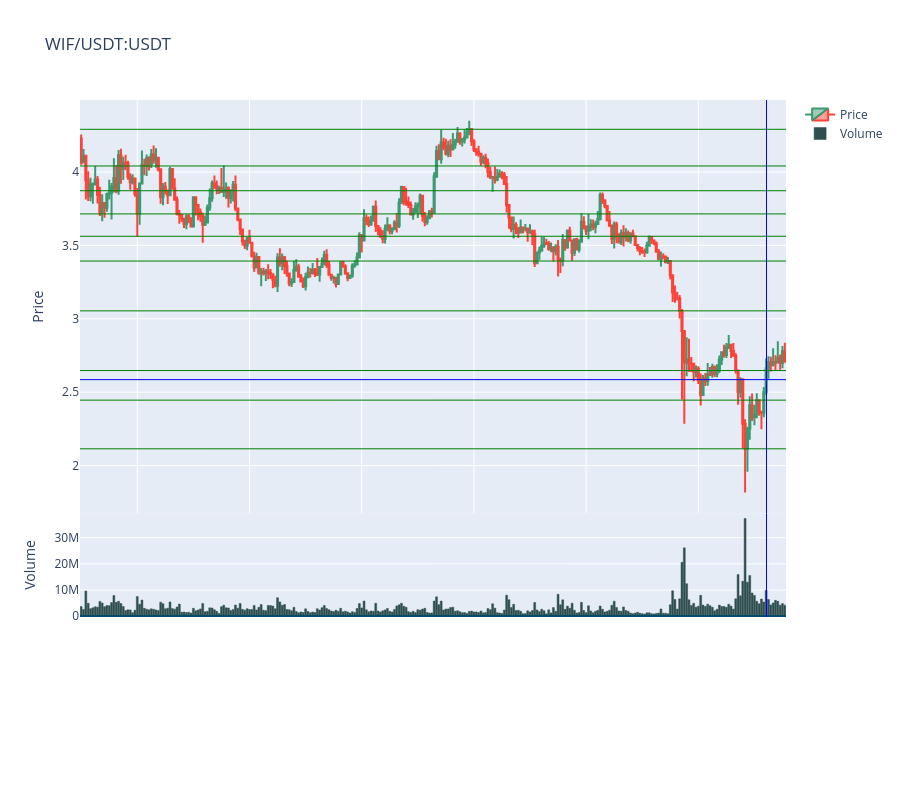

The notebook cell this image was saved under:
### Code cell
borders = cluster_borders()
fig = generate_candlestick_graph(pair=pair, data=df)
for border in borders:
    fig.add_hline(y=border, line_width=1, line_color='green')
# fig.add_hline(y=2.577, line_width=1, line_color='red')
# fig.add_hline(y=3.5767, line_width=1, line_color='orange')
# fig.add_vline(x="2024-04-11 12:33:35", line_width=1, line_color="orange")
fig.add_hline(y=2.5853, line_width=1, line_color='blue')
fig.add_vline(x="2024-04-14 05:10:02", line_width=1, line_color="blue")
fig.update_layout(autosize=True, height=800, xaxis=dict(rangeslider=dict(visible=False)))

### Figure 1 — Plotly figure (JSON) as saved in the notebook; plotly's stock layout.template omitted (floating-point values rounded to 4 significant figures; data arrays with more than 128 entries replaced by an {"elided": "..."} marker saying what was removed)
{"data": [{"close": {"elided": "302 float values"}, "high": {"elided": "302 float values"}, "low": {"elided": "302 float values"}, "name": "Price", "open": {"elided": "302 float values"}, "type": "candlestick", "x": {"elided": "302 str values"}, "xaxis": "x", "yaxis": "y"}, {"marker": {"color": "DarkSlateGrey", "line": {"color": "DarkSlateGrey"}}, "name": "Volume", "type": "bar", "x": {"elided": "302 str values"}, "xaxis": "x2", "y": {"elided": "302 int values"}, "yaxis": "y2"}], "layout": {"autosize": true, "height": 800, "modebar": {"add": ["v1hovermode", "toggleSpikeLines"]}, "shapes": [{"line": {"color": "green", "width": 1}, "type": "line", "x0": 0, "x1": 1, "xref": "x domain", "y0": 2.114, "y1": 2.114, "yref": "y"}, {"line": {"color": "green", "width": 1}, "type": "line", "x0": 0, "x1": 1, "xref": "x2 domain", "y0": 2.114, "y1": 2.114, "yref": "y2"}, {"line": {"color": "green", "width": 1}, "type": "line", "x0": 0, "x1": 1, "xref": "x domain", "y0": 2.446, "y1": 2.446, "yref": "y"}, {"line": {"color": "green", "width": 1}, "type": "line", "x0": 0, "x1": 1, "xref": "x2 domain", "y0": 2.446, "y1": 2.446, "yref": "y2"}, {"line": {"color": "green", "width": 1}, "type": "line", "x0": 0, "x1": 1, "xref": "x domain", "y0": 2.647, "y1": 2.647, "yref": "y"}, {"line": {"color": "green", "width": 1}, "type": "line", "x0": 0, "x1": 1, "xref": "x2 domain", "y0": 2.647, "y1": 2.647, "yref": "y2"}, {"line": {"color": "green", "width": 1}, "type": "line", "x0": 0, "x1": 1, "xref": "x domain", "y0": 3.054, "y1": 3.054, "yref": "y"}, {"line": {"color": "green", "width": 1}, "type": "line", "x0": 0, "x1": 1, "xref": "x2 domain", "y0": 3.054, "y1": 3.054, "yref": "y2"}, {"line": {"color": "green", "width": 1}, "type": "line", "x0": 0, "x1": 1, "xref": "x domain", "y0": 3.393, "y1": 3.393, "yref": "y"}, {"line": {"color": "green", "width": 1}, "type": "line", "x0": 0, "x1": 1, "xref": "x2 domain", "y0": 3.393, "y1": 3.393, "yref": "y2"}, {"line": {"color": "green", "width": 1}, "type": "line", "x0": 0, "x1": 1, "xref": "x domain", "y0": 3.562, "y1": 3.562, "yref": "y"}, {"line": {"color": "green", "width": 1}, "type": "line", "x0": 0, "x1": 1, "xref": "x2 domain", "y0": 3.562, "y1": 3.562, "yref": "y2"}, {"line": {"color": "green", "width": 1}, "type": "line", "x0": 0, "x1": 1, "xref": "x domain", "y0": 3.715, "y1": 3.715, "yref": "y"}, {"line": {"color": "green", "width": 1}, "type": "line", "x0": 0, "x1": 1, "xref": "x2 domain", "y0": 3.715, "y1": 3.715, "yref": "y2"}, {"line": {"color": "green", "width": 1}, "type": "line", "x0": 0, "x1": 1, "xref": "x domain", "y0": 3.872, "y1": 3.872, "yref": "y"}, {"line": {"color": "green", "width": 1}, "type": "line", "x0": 0, "x1": 1, "xref": "x2 domain", "y0": 3.872, "y1": 3.872, "yref": "y2"}, {"line": {"color": "green", "width": 1}, "type": "line", "x0": 0, "x1": 1, "xref": "x domain", "y0": 4.041, "y1": 4.041, "yref": "y"}, {"line": {"color": "green", "width": 1}, "type": "line", "x0": 0, "x1": 1, "xref": "x2 domain", "y0": 4.041, "y1": 4.041, "yref": "y2"}, {"line": {"color": "green", "width": 1}, "type": "line", "x0": 0, "x1": 1, "xref": "x domain", "y0": 4.291, "y1": 4.291, "yref": "y"}, {"line": {"color": "green", "width": 1}, "type": "line", "x0": 0, "x1": 1, "xref": "x2 domain", "y0": 4.291, "y1": 4.291, "yref": "y2"}, {"line": {"color": "blue", "width": 1}, "type": "line", "x0": 0, "x1": 1, "xref": "x domain", "y0": 2.585, "y1": 2.585, "yref": "y"}, {"line": {"color": "blue", "width": 1}, "type": "line", "x0": 0, "x1": 1, "xref": "x2 domain", "y0": 2.585, "y1": 2.585, "yref": "y2"}, {"line": {"color": "blue", "width": 1}, "type": "line", "x0": "2024-04-14 05:10:02", "x1": "2024-04-14 05:10:02", "xref": "x", "y0": 0, "y1": 1, "yref": "y domain"}, {"line": {"color": "blue", "width": 1}, "type": "line", "x0": "2024-04-14 05:10:02", "x1": "2024-04-14 05:10:02", "xref": "x2", "y0": 0, "y1": 1, "yref": "y2 domain"}], "title": {"text": "WIF/USDT:USDT"}, "xaxis": {"anchor": "y", "domain": [0, 1], "matches": "x3", "rangeslider": {"visible": false}, "showticklabels": false}, "xaxis2": {"anchor": "y2", "domain": [0, 1], "matches": "x3", "showticklabels": false}, "xaxis3": {"anchor": "y3", "domain": [0, 1]}, "yaxis": {"anchor": "x", "domain": [0.3335, 1], "title": {"text": "Price"}}, "yaxis2": {"anchor": "x2", "domain": [0.1667, 0.3334], "title": {"text": "Volume"}}, "yaxis3": {"anchor": "x3", "domain": [0, 0.1666], "title": {"text": "Other"}}}}
